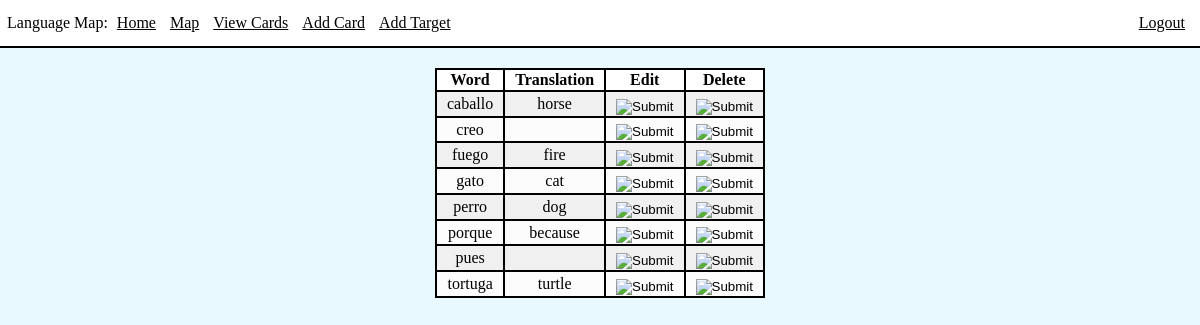
Page /viewCards (signed in) on the earlier database version.
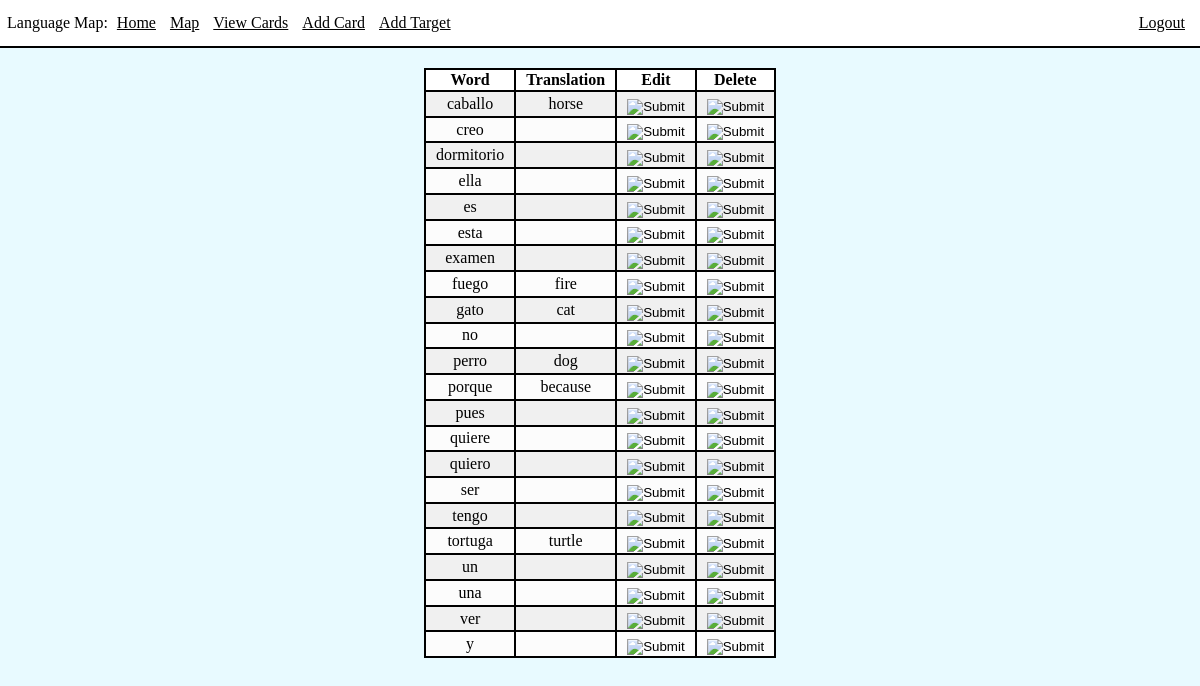
Same page on the later database version.
### app/models.py (models this page shows, shortened)
class Card(db.Model):
    id = db.Column(db.Integer, primary_key=True)
    word = db.Column(db.String(64), index=True, unique=True)
    translation = db.Column(db.String(1000), index=True)

### app/routes.py (the view)
@app.route('/viewCards')
@login_required
def viewCards():
    cards = Card.query.filter().order_by(Card.word)
    return render_template('viewCards.html', title='View Cards', cards=cards)

### app/models.py (called while the page is built)
@login.user_loader
def load_user(id):
    return User.query.get(int(id))

### app/templates/viewCards.html
{% extends "base.html" %}
{% block content %}
<div class="int">
    <table>
        <thead>
            <th>Word</th>
            <th>Translation</th>
            <th>Edit</th>
            <th>Delete</th>
        </thead>
        <tbody>
        {% for card in cards %}
        <tr>
            <td>{{ card.word }}</td>
            <td>{{ card.translation }}</td>
            <td>
                <form action="{{ url_for('editCard', cardID=card.id )}}" method="POST">
                    <input type="image" class="btnimg" src="../static/images/edit.png">
                </form>
            </td>
            <td>
                <form action="{{ url_for('deleteCard', cardID=card.id) }}" method="POST">
                    <input type="image" class="btnimg" src="../static/images/delete.png">
                </form>
            </td>
        </tr>
        {% endfor %}
        </tbody>
    </table>
</div>
{% endblock %}

### app/templates/base.html (shortened to what this page needs)
<!DOCTYPE html>
<link rel="stylesheet" href="{{ url_for('static', filename='style.css') }}">
<html>
    <head>
        <div>
            <div class="nav">
            Language Map:
            <a class="navlink" href="/index">Home</a>
            {%if current_user.is_anonymous %}
            <div class="right">
                <a class="navlink" href="/login">Login</a>
            </div>
            {% else %}
            <a class="navlink" href="/map">Map</a>
            <a class="navlink"href="/viewCards">View Cards</a>
            <a class="navlink" href="/addCard">Add Card</a>
            <a class="navlink" href="/addTarget">Add Target</a>
            <div class="right">
                <a class="navlink" href="/logout">Logout</a>
            </div>
            {% endif %}
            </div>
        </div>
        </head>
        <body>
            <div class="content">
            {% block content %}{% endblock %}
            </div>
    </body>
</html>

### app/static/style.css (style rules this page uses)
html, body { background-color: rgb(232, 250, 255); margin: 0px; padding: 0px; }
.content { margin: 0px; }
.int { margin: 20px; }
a { color: black; }
.nav { background-color: white; padding: 7px; padding-top: 14px; padding-bottom: 14px; border-bottom: 2px solid black; }
.navlink { padding-left: 5px; padding-right: 5px; }
.right { display: inline-block; position: fixed; right: 10px; }
table { margin-left: auto; margin-right: auto; border: 2px solid black; text-align: center; border-collapse: collapse; }
thead { background-color: white; }
th, td { border: 2px solid black; padding-left: 10px; padding-right: 10px; }
tbody { background-color: rgb(240, 240, 240); }
tr:nth-child(even) { background-color: rgb(252, 252, 252); }
.btnimg { position: relative; margin-top: 10%; margin-left: auto; }

Differences in the rows shown:
added Card: word "dormitorio"
added Card: word "ella"
added Card: word "es"
added Card: word "esta"
added Card: word "examen"
added Card: word "no"
added Card: word "quiere"
added Card: word "quiero"
added Card: word "ser"
added Card: word "tengo"
added Card: word "un"
added Card: word "una"
added Card: word "ver"
added Card: word "y"
